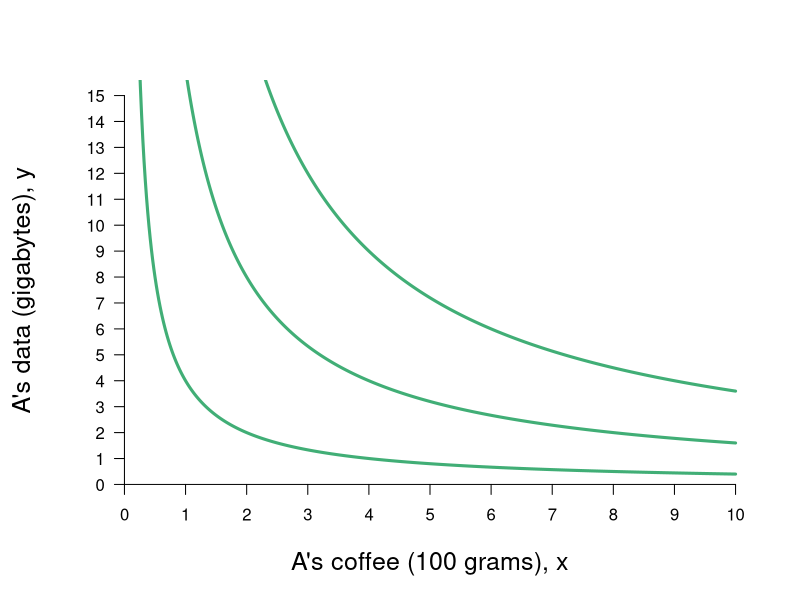

This chart was generated by the following R code: (Note: this script raises an error after producing the figure.)
require(shape)
pdf(file = "property/property_fig1a.pdf", width = 9, height = 7)

#Set parameters for graphics
axislabelsize <- 1.5
graphlinewidth <- 3
COLA <- c("#99d8c9","#66c2a4","#41ae76", "#238b45", "#005824")
COLB <- c("#4eb3d3", "#2b8cbe", "#0868ac","#084081")


indiffcurveA1 <- function(x, U = 4, A = 1, a = 0.5) {
  ((((U-2)/A)*(1/x)^a)^(1/(1-a)))
}

indiffcurveA2 <- function(x, U = 4, A = 1, a = 0.5) {
  (((U/A)*(1/x)^a)^(1/(1-a)))
}

indiffcurveA3 <- function(x, U = 4, A = 1, a = 0.5) {
  ((((U+2)/A)*(1/x)^a)^(1/(1-a)))
}

#Aisha happens to have found 8 coffee and 2 data, 
#and Betty happens to have found 2 coffee and 13 data. 
#Aisha's utility (8^0.5)*(2^0.5) = 4
#Betty's utility (2^0.5)*(13^0.5) = 5.09

#COL <- c("#1B9E77", "#D95F02", "#7570B3", "#E7298A", "#66A61E", "#E6AB02", "#A6761D", "#666666")
#COL <- c("#7fc97f", "#beaed4", "#fdc086", "#ffff99")
#COL <- c("#99d8c9","#66c2a4","#41ae76", "#238b45", "#005824")
par(mar =  c(5, 5, 4, 2))
xlims <- c(0, 10)
ylims <- c(0, 15)



plot(0, 0, xlim = xlims, ylim = ylims, type = "n",
     xlab = expression(paste("A's coffee (100 grams), ", x)),
     ylab = expression(paste("A's data (gigabytes), ", y)),
     xaxt = "n", yaxt = "n", cex.lab = axislabelsize, bty = "n")

npts <- 500 
npts2 <- 501
#Specify the sequences of points for graphing. 
xx1 <- seq(xlims[1], xlims[2], length.out = npts)
#xx2 <- seq(xlims[1], xlims[2], length.out = npts)
#xx3 <- seq(xlims[1], xlims[2], length.out = npts2)
#xx4 <- seq(xlims[1], 10, length.out = npts2)

#Draw the lines for the graphs
lines(xx1, indiffcurveA1(xx1), col = COLA[3], lwd = graphlinewidth)
lines(xx1, indiffcurveA2(xx1), col = COLA[3], lwd = graphlinewidth)
lines(xx1, indiffcurveA3(xx1), col = COLA[3], lwd = graphlinewidth)
#lines(xx2, solowCondition(xx2, delta = 5), col = COL[3], lwd = 4)
#lines(xx2, solowInfeas(xx2, delta = 5), col = COL[1], lwd = 4, lty = 2)

#Customize ticks and labels for the plot
ticksy <- seq(from = 0, to = 15, by = 1)
ylabels <- seq(from = 0, to = 15, by = 1)
ticksx <- seq(from = 0, to = 10, by = 1)
xlabels <- seq(from = 0, to = 10, by = 1)
axis(1, at = ticksx, pos = 0, labels = xlabels)
axis(2, at = ticksy, pos = 0, labels = ylabels, las = 1)

#Annotation of the three graphs and the NE
text(45, 1.3, expression(u[1])^A)
text(45, 3.2, expression(u[2])^A)
text(45, 6, expression(u[3])^A)
#text(16, 0.52, expression(paste("Nash Equilibrium")))

#Line to label B's endowment
segments(0, 2, 8, 2, lty = 2, col = "darkgray", lwd = 2)
segments(8, 0, 8, 2, lty = 2, col = "darkgray", lwd = 2)

#Add a point for Aisha's endowment
points(8, 2, pch = 16, col = "black", cex = 1.5)

#Annotating line of 100% quality
text(8.5, 2.6, expression(a == (list(bar(x)^A, bar(y)^A))))


#Arrow to Slope of BRF
#Arrows(14.2, 0.12, 12.2, 0.12, col = "black", lty = 1, lwd = 2, arr.type = "triangle")
#text(16.8, 0.12, expression(paste("Slope = ", q[p])))

#Arrow to Slope of isoprofit
#Arrows(13, 0.80, 15, 0.80, col = "black", lty = 1, lwd = 2, arr.type = "triangle")
#text(10.2, 0.80, expression(paste("Slope = ", frac(q, p))))

dev.off()
